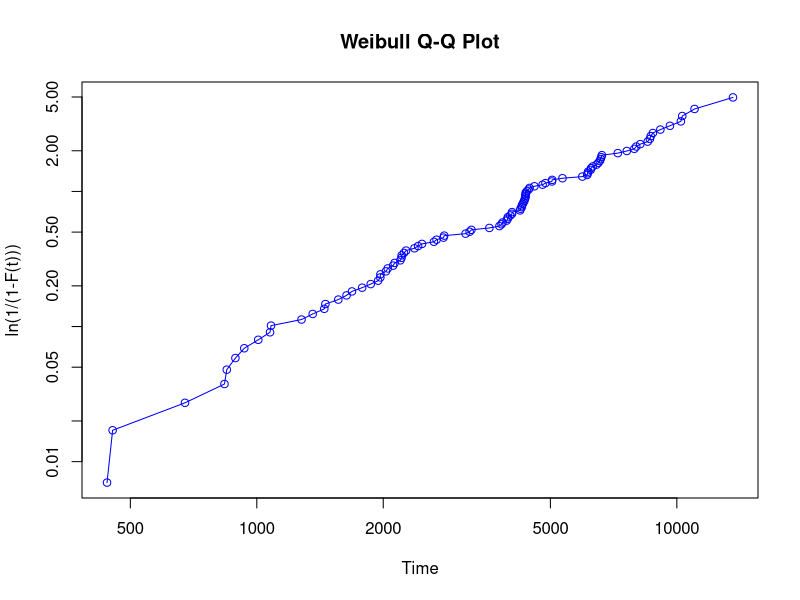

Write R code to recreate this figure.
#!/usr/bin/env Rscript
DATAPATH <- Sys.getenv("DATAPATH")

#Weibull distribution

## Evaluate the PDF a Weibull distribution with 
## T=1000, gamma=1.5, and alpha=5000.
T = 1000
gamma = 1.5 
alpha = 5000
dweibull(T, gamma, alpha)

###> [1] 0.0001226851


## Evaluate the CDF a Weibull distribution with T=1000, 
## gamma=1.5, and alpha=5000.
pweibull(T, gamma, alpha)

###> [1] 0.08555936

## Generate 100 random numbers from a Weibull with shape parameter 
## gamma=1.5 and characteristic life alpha=5000.
sample = rweibull(100, 1.5, 5000)


## The Weibull probability plot is not available directly in R. However, 
## the plot can be created using the formula -ln(1 - p) for the percentiles
## and plotting on a log-log scale.

## Generate a Weibull probability plot for the data generated.
p = ppoints(sort(sample), a=0.3)
plot(sort(sample), -log(1-p), log="xy", type="o", col="blue",
     xlab="Time", ylab="ln(1/(1-F(t)))",
     main = "Weibull Q-Q Plot")
